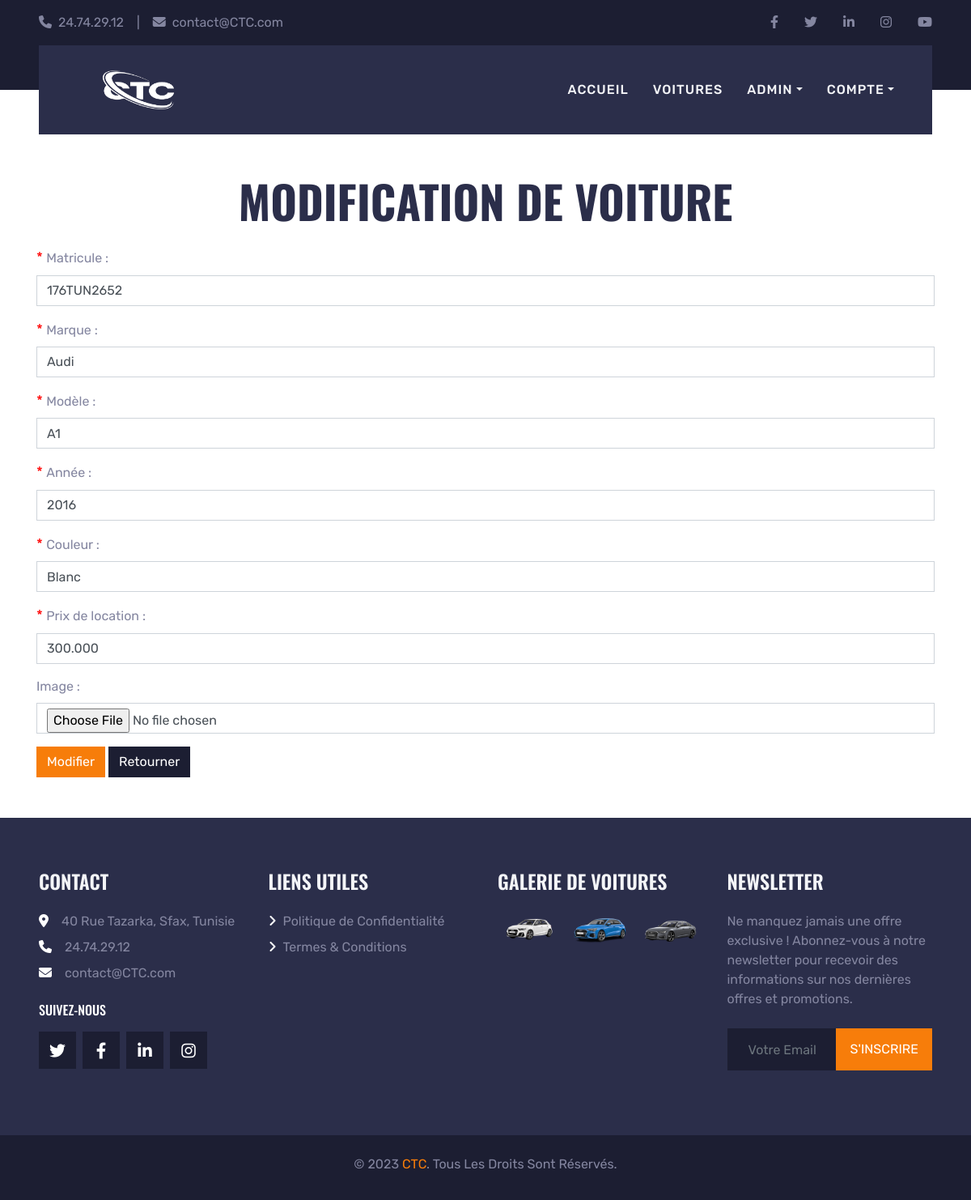
/modification_voiture.php?idVoiture=1 (signed in), run on the app's committed database.
### tables this page shows
CREATE TABLE `voiture` (
  `idVoiture` int(11) NOT NULL,
  `matricule` varchar(10) NOT NULL,
  `marque` varchar(255) NOT NULL,
  `modele` varchar(255) NOT NULL,
  `annee` year(4) NOT NULL,
  `couleur` varchar(255) NOT NULL,
  `prixLocation` decimal(10,3) NOT NULL,
  `disponible` tinyint(1) NOT NULL,
  `image` varchar(255) NOT NULL,
  `dateAjout` datetime NOT NULL DEFAULT current_timestamp()
);

### modification_voiture.php (the view, shortened to what this page needs)
<?php
require_once('config/bd.php');
if (isset($_GET['idVoiture'])) {
    $req = $bdd->prepare('SELECT * FROM voiture WHERE idVoiture = ?');
    $req->execute(array($_GET['idVoiture']));
    $voiture = $req->fetch();
}
?>
<!DOCTYPE html>
<html lang="fr">
<head>
    <?php include('view/header.php') ?>
</head>
<body>
    <header>
        <div class="container-fluid bg-dark py-3 px-lg-5 d-none d-lg-block">
            <div class="row">
                <div class="col-md-6 text-center text-lg-left mb-2 mb-lg-0">
                    <div class="d-inline-flex align-items-center">
                        <a class="text-body pr-3" href=""><i class="fa fa-phone mr-2"></i>24.74.29.12</a>
                        <span class="text-body">|</span>
                        <a class="text-body px-3" href=""><i class="fa fa-envelope mr-2"></i>contact@CTC.com</a>
                    </div>
                </div>
                <div class="col-md-6 text-center text-lg-right">
                    <div class="d-inline-flex align-items-center">
                        <a class="text-body px-3" href="">
                            <i class="fab fa-facebook-f"></i>
                        </a>
                        <a class="text-body px-3" href="">
                            <i class="fab fa-twitter"></i>
                        </a>
                        <a class="text-body px-3" href="">
                            <i class="fab fa-linkedin-in"></i>
                        </a>
                        <a class="text-body px-3" href="">
                            <i class="fab fa-instagram"></i>
                        </a>
                        <a class="text-body pl-3" href="">
                            <i class="fab fa-youtube"></i>
                        </a>
                    </div>
                </div>
            </div>
        </div>
        <div class="container-fluid position-relative nav-bar p-0">
            <div class="position-relative px-lg-5" style="z-index: 9">
                <nav class="navbar navbar-expand-lg bg-secondary navbar-dark py-3 py-lg-0 pl-3 pl-lg-5">
                    <a class="navbar-brand" href="index.php"><img height="100" width="150" src="img/logo.png" alt="logo"></a>
                    <div class="collapse navbar-collapse justify-content-between px-3" id="navbarCollapse">
                        <ul class="navbar-nav ml-auto">
                            <a href="index.php" class="nav-item nav-link">Accueil</a>
                            <a href="voitures.php" class="nav-item nav-link">Voitures</a>
                            <?php
                            echo '<div class="nav-item dropdown">
                                <a href="#" class="nav-link dropdown-toggle" data-toggle="dropdown">Admin</a>
                                <div class="dropdown-menu rounded-0 m-0">
                                    <a href="gestion_voitures.php" class="dropdown-item">Gestion voitures</a>
                                    <a href="gestion_locations.php" class="dropdown-item">Gestion locations</a>
                                    <a href="gestion_clients.php" class="dropdown-item">Gestion clients</a>';
                            echo '</div>
                            </div>
                                <div class="nav-item dropdown">
                                    <a href="#" class="nav-link dropdown-toggle" data-toggle="dropdown">Compte</a>
                                    <div class="dropdown-menu rounded-0 m-0">
                                        <a href="profil.php" class="dropdown-item">Profil</a>
                                        <a href="deconnexion.php" class="dropdown-item">Déconnecter</a>
                                    </div>
                                </div>';
                            ?>
                        </ul>
                    </div>
                </nav>
            </div>
        </div>
    </header>
    <main class="container mt-5">
        <h1 class="display-4 text-uppercase text-center mb-4">Modification de voiture</h1>
        <form method="post" action="modification_voiture.php?idVoiture=<?php echo $voiture['idVoiture']; ?>" enctype="multipart/form-data">
            <div class="mb-3">
                <label for="matricule" class="form-label"><span style="color: red; font-size: 1.1em;">* </span>Matricule :</label>
                <input type="text" name="matricule" value="<?php echo $voiture['matricule']; ?>" class="form-control" required>
            </div>
            <div class="mb-3">
                <label for="marque" class="form-label"><span style="color: red; font-size: 1.1em;">* </span>Marque :</label>
                <input type="text" name="marque" value="<?php echo $voiture['marque']; ?>" class="form-control" required>
            </div>
            <div class="mb-3">
                <label for="modele" class="form-label"><span style="color: red; font-size: 1.1em;">* </span>Modèle :</label>
                <input type="text" name="modele" value="<?php echo $voiture['modele']; ?>" class="form-control" required>
            </div>
            <div class="mb-3">
                <label for="annee" class="form-label"><span style="color: red; font-size: 1.1em;">* </span>Année :</label>
                <input type="number" name="annee" value="<?php echo $voiture['annee']; ?>" class="form-control" required>
            </div>
            <div class="mb-3">
                <label for="couleur" class="form-label"><span style="color: red; font-size: 1.1em;">* </span>Couleur :</label>
                <input type="text" name="couleur" value="<?php echo $voiture['couleur']; ?>" class="form-control" required>
            </div>
            <div class="mb-3">
                <label for="prixLocation" class="form-label"><span style="color: red; font-size: 1.1em;">* </span>Prix de location :</label>
                <input type="number" name="prixLocation" step="0.01" value="<?php echo $voiture['prixLocation']; ?>" class="form-control" required>
            </div>
            <div class="mb-3">
                <label for="image" class="form-label">Image :</label>
                <input type="file" name="image" class="form-control">
            </div>
            <input type="submit" class="btn btn-primary" value="Modifier"></input>
            <a href="gestion_voitures.php" class="btn btn-dark">Retourner</a>
        </form>
    </main>
    <?php include('view/footer.php') ?>
</body>
</html>

### css/style.css (style rules this page uses)
:root { --primary: #f77d0a; --secondary: #2b2e4a; --light: #f4f5f8; --dark: #1c1e32; }
h1, h2, .font-weight-bold { font-weight: 700 !important; }
.nav-bar::before { position: absolute; content: ""; width: 100%; height: 50%; top: 0; left: 0; background: var(--dark); }
.nav-bar::after { position: absolute; content: ""; width: 100%; height: 50%; bottom: 0; left: 0; background: #ffffff; }
.navbar-dark .navbar-nav .nav-link { padding: 30px 15px; font-size: 16px; font-weight: 500; letter-spacing: 1px; text-transform: uppercase; color: var(--light); outline: none; }

### data on the page
voiture: matricule "176TUN2652", marque "Audi", modele "A1", annee "2016", couleur "Blanc", prixLocation "300.000"
